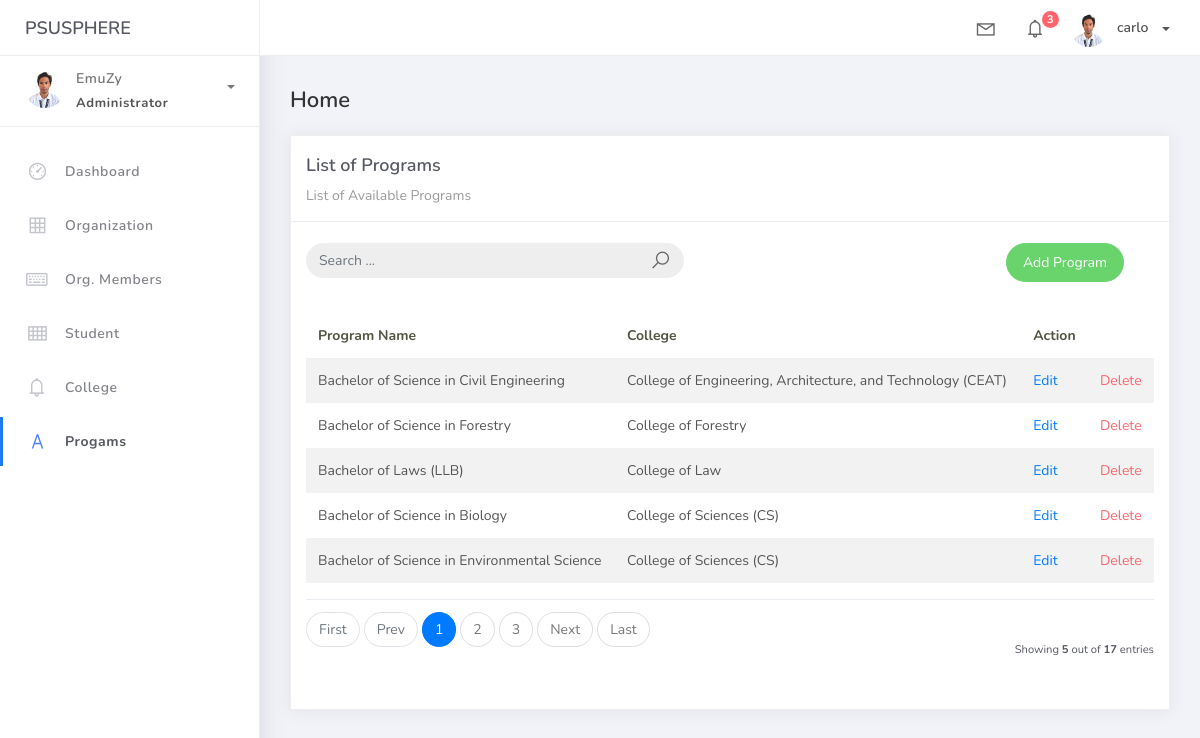
The page /program_list on the database its author committed.
### studentorg/models.py (models this page shows, shortened)
class BaseModel(models.Model):
    create_at = models.DateTimeField(auto_now_add = True, db_index = True)
    update_at = models.DateTimeField(auto_now = True)
    class Meta:
        abstract = True

class Program(BaseModel):
    prog_name = models.CharField(max_length = 150)
    college = models.ForeignKey(College, on_delete = models.CASCADE)

class College(BaseModel):
    college_name = models.CharField(max_length = 150)
    def __str__(self):
        return self.college_name

### studentorg/views.py (the view)
# urls.py: path('program_list', ProgramList.as_view(), name='program-list'),
class ProgramList(ListView):
    model = Program
    context_object_name = 'program'
    template_name = "program_list.html"
    paginate_by = 5
    def get_queryset(self, *args, **kwargs):
        qs = super(ProgramList, self).get_queryset(*args, **kwargs)
        if self.request.GET.get("q") != None:
            query = self.request.GET.get('q')
            qs = qs.filter(Q(prog_name__icontains=query) |
            Q(college__college_name__icontains=query))
        return qs

### templates/program_list.html
{% extends 'base.html' %} {% load static %} {% block content %}
<div class="content">
    <div class="container-fluid">
        <h4 class="page-title">Home</h4>
        <div class="row">
            <div class="col-md-12">
                <div class="card">
                    <div class="card-header">
                        <div class="card-title">List of Programs</div>
                        <div class="card-category">List of Available Programs</div>
                    </div>
                    <br>
                        <div class="col-md-12 row">
                            <div class="col-md-6">
                                <form action="" class="navbar-left navbar-form nav-search mr-md-3" action="{% url 'program-list' %}">
                                    <div class="input-group">
                                        <input type="text" placeholder="Search ..." class="form-control" name="q">
                                        <div class="input-group-append">
                                        <span class="input-group-text">
                                            <i class="la la-search search-icon"></i>
                                        </span>
                                        </div>
                                    </div>
                                </form>
                            </div>
                            <div class="col-md-6">
                                <div class="pull-right">
                                    <a href="{% url 'program-add' %}" class="btn btn-success btn-rounded">Add Program</a>
                                </div>
                            </div>
                        </div>
                    <div class="card-body">
                        <table class="table table-striped mt-3">
                            <thead>
                                <tr>
                                    <th scope="col">Program Name</th>
                                    <th scope="col">College</th>
                                    <th scope="col">Action</th>
                                </tr>
                            </thead>
                            <tbody>
                                {% for object in object_list %}
                                <tr>
                                    <td>{{ object.prog_name }}</td>
                                    <td>{{ object.college }}</td>
                                    <td><a href="program_list/{{ object.id }}">Edit</a></td>
                                    <td><a href="program_list/{{ object.id }}/delete" class="text-danger">Delete</a></td>
                                </tr>
                                {% empty %}
                                <tr>
                                    <td colspan="4" style="text-align: center">
                                    <p class="text-sm font-weight-bold mb-0">No Records Found</p>
                                    </td>
                                </tr>
                                {% endfor %}
                            </tbody>
                        </table>
                        {% include 'includes/pagination.html' %}
                    </div>
                </div>
            </div>
        </div>
    </div>
</div>
{% endblock %}

### rows shown on the page
Program: prog_name "Bachelor of Science in Civil Engineering", college "College of Engineering, Architecture, and Technology (CEAT)"
Program: prog_name "Bachelor of Science in Forestry", college "College of Forestry"
Program: prog_name "Bachelor of Laws (LLB)", college "College of Law"
Program: prog_name "Bachelor of Science in Biology", college "College of Sciences (CS)"
Program: prog_name "Bachelor of Science in Environmental Science", college "College of Sciences (CS)"

### other values the page prints
{{ page_num }} "1"
{{ page_num }} "2" "3"
{{ object_list.count }} "5"
{{ paginator.count }} "17"
